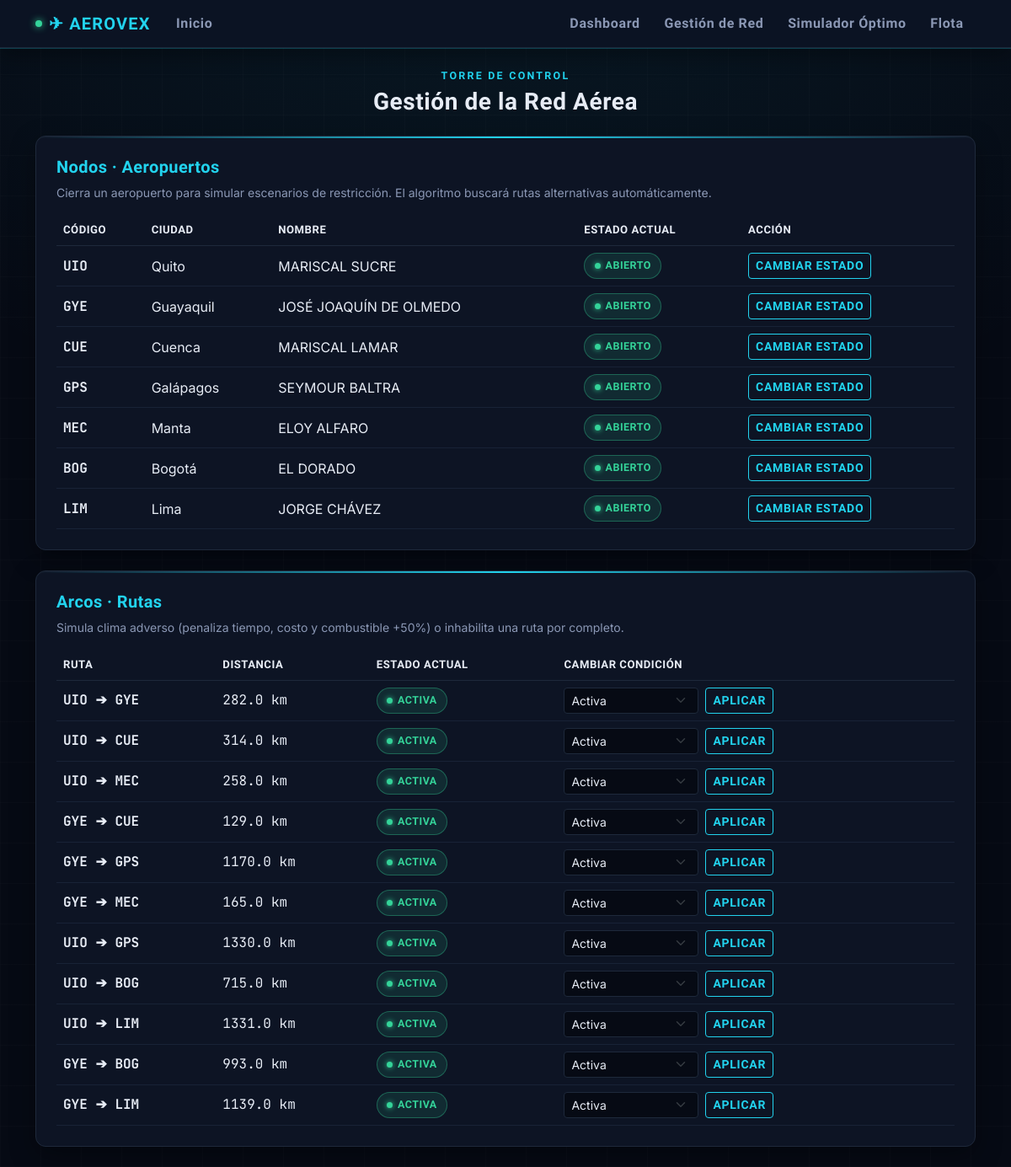
The page /aeropuertos on the database as committed earlier.
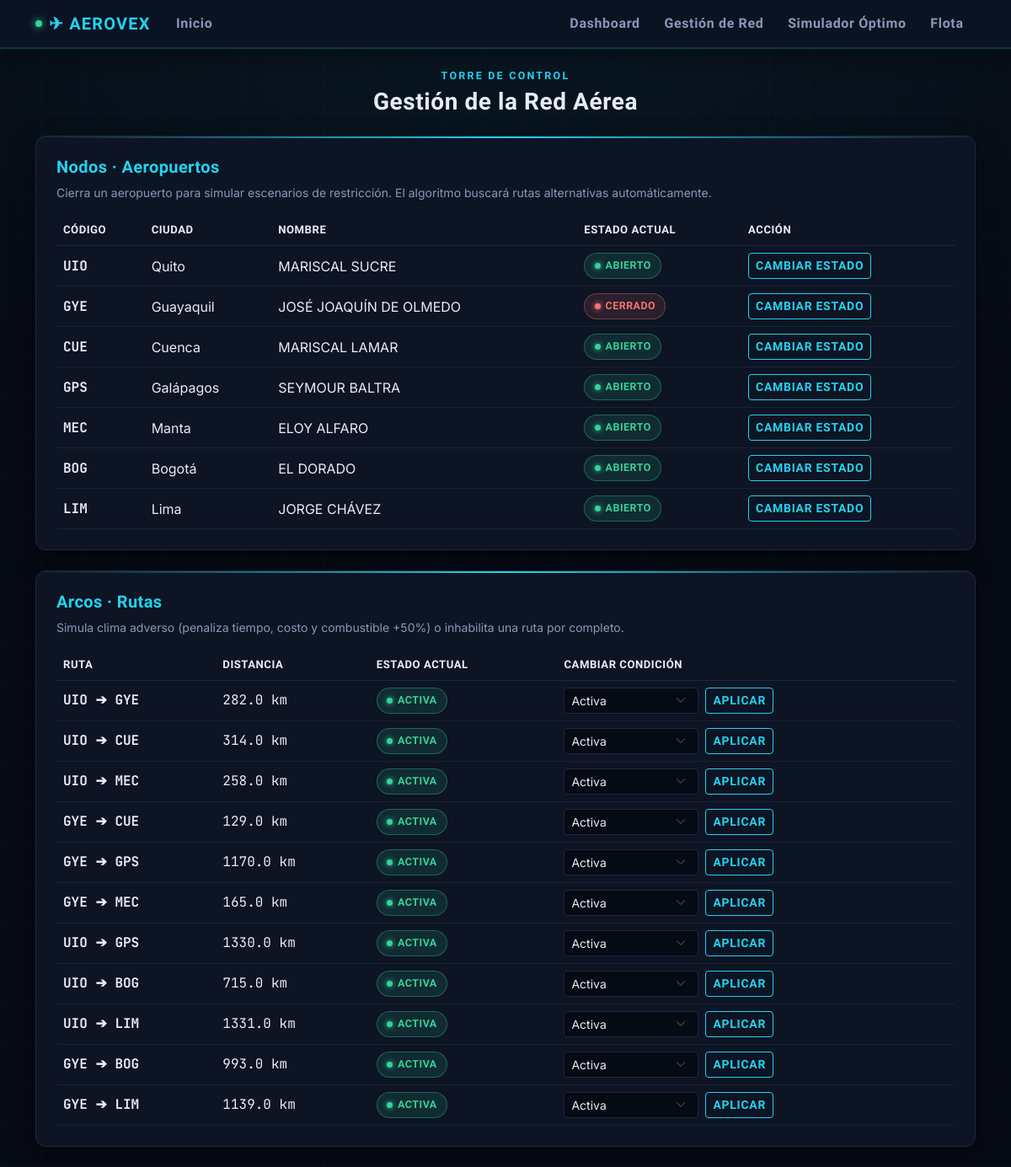
The same page on the database as committed later.
### models.py (models this page shows)
class Aeropuerto(db.Model):
    id = db.Column(db.Integer, primary_key=True)
    codigo = db.Column(db.String(10), unique=True, nullable=False)
    nombre = db.Column(db.String(100), nullable=False)
    ciudad = db.Column(db.String(100), nullable=False)
    latitud = db.Column(db.Float, nullable=False)
    longitud = db.Column(db.Float, nullable=False)
    estado = db.Column(db.String(20), default="Abierto")

class Ruta(db.Model):
    id = db.Column(db.Integer, primary_key=True)
    origen_id = db.Column(db.Integer, db.ForeignKey('aeropuerto.id'), nullable=False)
    destino_id = db.Column(db.Integer, db.ForeignKey('aeropuerto.id'), nullable=False)
    distancia = db.Column(db.Float, nullable=False)
    tiempo = db.Column(db.Float, nullable=False)
    costo = db.Column(db.Float, nullable=False)
    consumo = db.Column(db.Float, nullable=False)
    estado = db.Column(db.String(30), default="Activa")
    origen = db.relationship("Aeropuerto", foreign_keys=[origen_id])
    destino = db.relationship("Aeropuerto", foreign_keys=[destino_id])

### app.py (the view, shortened to what this page needs)
@app.route("/aeropuertos", methods=["GET", "POST"])
def aeropuertos():
    lista_aero = Aeropuerto.query.all()
    lista_rutas = Ruta.query.all()
    rutas_unicas = [r for r in lista_rutas if r.origen_id < r.destino_id]
    return render_template("aeropuertos.html", aeropuertos=lista_aero, rutas=rutas_unicas)

### templates/aeropuertos.html (shortened to what this page needs)
{% extends 'base.html' %}
{% block content %}
<div class="mb-4 text-center">
    <div class="eyebrow mb-1">TORRE DE CONTROL</div>
    <h3 class="display-heading mb-0">Gestión de la Red Aérea</h3>
</div>
<div class="row mb-4">
    <div class="col-12">
        <div class="card p-4 panel-glow">
            <h5 style="color: var(--cyan);">Nodos · Aeropuertos</h5>
            <p class="text-secondary small mb-3">Cierra un aeropuerto para simular escenarios de restricción. El algoritmo buscará rutas alternativas automáticamente.</p>
            <div class="table-responsive">
                <table class="table table-hover align-middle mb-0">
                    <thead>
                        <tr>
                            <th>Código</th>
                            <th>Ciudad</th>
                            <th>Nombre</th>
                            <th>Estado actual</th>
                            <th>Acción</th>
                        </tr>
                    </thead>
                    <tbody>
                        {% for a in aeropuertos %}
                        <tr>
                            <td class="data-readout fw-bold" style="color: var(--cyan);">{{ a.codigo }}</td>
                            <td>{{ a.ciudad }}</td>
                            <td class="text-secondary">{{ a.nombre }}</td>
                            <td class="celda-estado-aero">
                                {% if a.estado == 'Abierto' %}
                                    <span class="badge-estado badge-abierto">Abierto</span>
                                {% else %}
                                    <span class="badge-estado badge-cerrado">Cerrado</span>
                                {% endif %}
                            </td>
                            <td>
                                <a href="/toggle_aeropuerto/{{ a.id }}" class="btn btn-sm btn-neon btn-toggle-aeropuerto">Cambiar estado</a>
                            </td>
                        </tr>
                        {% endfor %}
                    </tbody>
                </table>
            </div>
        </div>
    </div>
</div>
<div class="row mb-4">
    <div class="col-12">
        <div class="card p-4 panel-glow">
            <h5 style="color: var(--cyan);">Arcos · Rutas</h5>
            <p class="text-secondary small mb-3">Simula clima adverso (penaliza tiempo, costo y combustible +50%) o inhabilita una ruta por completo.</p>
            <div class="table-responsive">
                <table class="table table-hover align-middle mb-0">
                    <thead>
                        <tr>
                            <th>Ruta</th>
                            <th>Distancia</th>
                            <th>Estado actual</th>
                            <th>Cambiar condición</th>
                        </tr>
                    </thead>
                    <tbody>
                        {% for r in rutas %}
                        <tr>
                            <td class="data-readout fw-bold">{{ r.origen.codigo }} ➔ {{ r.destino.codigo }}</td>
                            <td class="data-readout text-secondary">{{ r.distancia }} km</td>
                            <td class="celda-estado-ruta">
                                {% if r.estado == 'Activa' %}
                                    <span class="badge-estado badge-activa">Activa</span>
                                {% elif r.estado == 'Clima Adverso' %}
                                    <span class="badge-estado badge-clima">Clima adverso</span>
                                {% else %}
                                    <span class="badge-estado badge-inhabilitada">Inhabilitada</span>
                                {% endif %}
                            </td>
                            <td>
                                <form action="/estado_ruta/{{ r.id }}" method="POST" class="d-flex gap-2 form-estado-ruta">
                                    <select name="estado" class="form-select form-select-sm" style="width: 160px;">
                                        <option value="Activa" {% if r.estado == 'Activa' %}selected{% endif %}>Activa</option>
                                    </select>
                                    <button type="submit" class="btn btn-sm btn-neon">Aplicar</button>
                                </form>
                            </td>
                        </tr>
                        {% endfor %}
                    </tbody>
                </table>
            </div>
        </div>
    </div>
</div>
{% endblock %}

### templates/base.html (shortened to what this page needs)
<!DOCTYPE html>
<html lang="es">
<head>
    <link href="https://cdn.jsdelivr.net/npm/bootstrap@5.3.0/dist/css/bootstrap.min.css" rel="stylesheet">
</head>
<body>
    <nav class="navbar navbar-expand-lg navbar-custom mb-4 sticky-top">
        <div class="container">
            <a class="navbar-brand" href="/"><span class="status-dot"></span>✈ AEROVEX</a>
            <div class="collapse navbar-collapse" id="navbarNav">
                <ul class="navbar-nav me-auto">
                    <li class="nav-item"><a class="nav-link" href="/">Inicio</a></li>
                </ul>
                <ul class="navbar-nav ms-auto">
                    <li class="nav-item"><a class="nav-link" href="/dashboard">Dashboard</a></li>
                    <li class="nav-item"><a class="nav-link" href="/aeropuertos">Gestión de Red</a></li>
                    <li class="nav-item"><a class="nav-link" href="/rutas">Simulador Óptimo</a></li>
                    <li class="nav-item"><a class="nav-link" href="/flota">Flota</a></li>
                </ul>
            </div>
        </div>
    </nav>
    <div class="container">
        {% block content %}{% endblock %}
    </div>
</body>
</html>

Rows that differ between the two databases and show on the page:
changed Aeropuerto "GYE": estado "ABIERTO" → "CERRADO"
